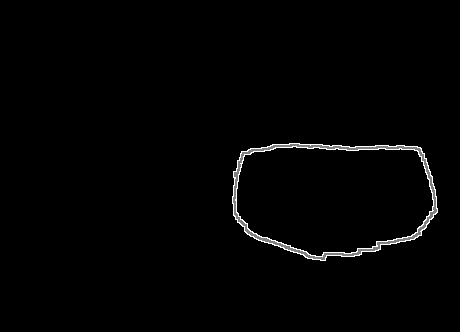
#> input picture make_tamper_dataset_from_coco/for_compare_experiment/t_0325.bmp, 460 x 332 px
$ python -i deal_with_columbia_dataset.py   (imports and definitions only)   (older library calls are emulated)
#> lines starting #> are read from the running program, lines starting #| are printed output that depends on the picture; after the words box and inside, x2 and y2 are one past the last pixel; in counts of white or black regions, pixels touching at a corner belong together
"""
@author:haoran
time:0327
处理Columbia数据集
"""
from PIL import Image
import numpy as np
import matplotlib.pylab as plt
import os,sys,time
from tqdm import tqdm
import skimage
from skimage import morphology
import skimage.morphology as dilation
class Columbia:
    def __init__(self):
        pass
    def deal_with_edge(self,gt_path):
        """
        处理数据集的gt，转化为我们std gt
        图像分为4个区域：鲜红色（255,0,0），鲜绿色（0,255,0），常规红色（200,0,0）和常规绿色（0,200,0）。
        其中：两种绿色为篡改区域
        :return:
        """
#> called with gt_path = 't_0325.bmp'

        gt = Image.open(gt_path)
#> gt is the input picture: PIL image 460x332 RGB; min 0, max 255, mean 3.3
        gt = gt.split()[0]
#> gt: PIL image 460x332 L
        gt = np.array(gt, dtype='uint8')
        # plt.imshow(gt, cmap='gray')
        # plt.show()
        mask = np.where((gt == 0)|(gt <200),255,0)
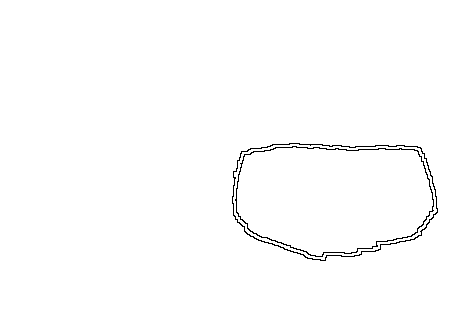
#> mask: shape (332, 460) int64; 99.2% white; black in thin lines or dots, all inside (x1, y1, x2, y2) = (232, 143, 438, 261)
        mask = mask > 0
        mask = morphology.remove_small_objects(mask,min_size=500)
        mask = morphology.remove_small_holes(mask,area_threshold=500)
        mask = np.where(mask==True,1,0)
        dou_gt = self.area2edge(mask)
        # [5 lines of commented-out code are left out]
        return dou_gt
    def area2edge(self, orignal_mask):
        """
        :param orignal_mask: 输入的是 01 mask图
        :return: 255 100 50 mask 图
        """
        # print('We are in mask_to_outeedge function:')
        try:
            mask = orignal_mask
            # print('the shape of mask is :', mask.shape)
            selem = np.ones((3, 3))
            dst_8 = dilation.binary_dilation(mask, selem=selem)
#> dst_8: shape (332, 460) bool; every value is 1
            dst_8 = np.where(dst_8 == True, 1, 0)
#> dst_8: shape (332, 460) int64; every value is 1
            difference_8 = dst_8 - orignal_mask

            difference_8_dilation = dilation.binary_dilation(difference_8, np.ones((3, 3)))
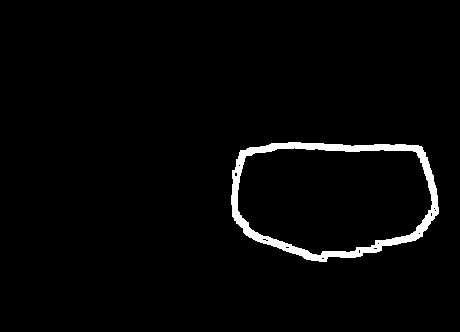
#> difference_8_dilation: shape (332, 460) bool; 2.5% white; 1 white region, box (x1, y1, x2, y2) and area: (231, 142, 439, 262) 3869
            difference_8_dilation = np.where(difference_8_dilation == True, 1, 0)
            double_edge_candidate = difference_8_dilation + mask
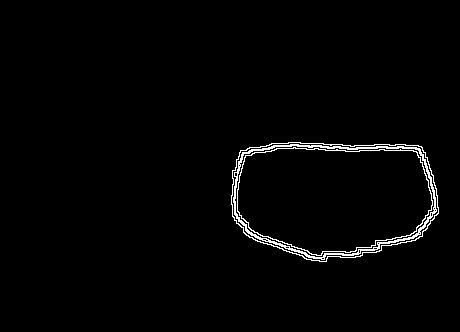
#> double_edge_candidate: shape (332, 460) int64; values 1 (black) and 2 (white), 1.7% white in thin lines or dots, all inside (x1, y1, x2, y2) = (231, 142, 439, 262)
            double_edge = np.where(double_edge_candidate == 2, 1, 0)
            ground_truth = np.where(double_edge == 1, 255, 0) + np.where(difference_8 == 1, 100, 0) + np.where(
                mask == 1, 50, 0)  # 所以内侧边缘就是100的灰度值
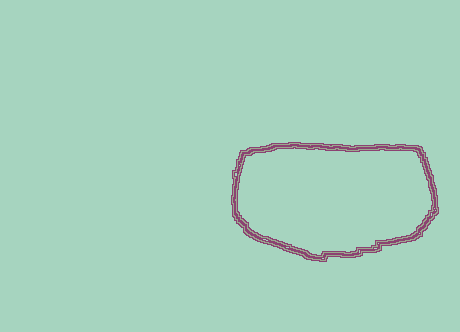
#> ground_truth: shape (332, 460) int64; 3 distinct labels, from 50 to 305; one colour per label, 0 black
            ground_truth = np.where(ground_truth == 305, 255, ground_truth)
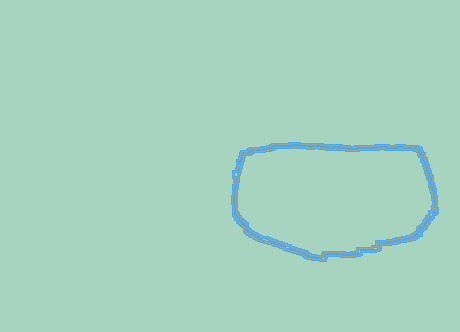
#> ground_truth: shape (332, 460) int64; 3 distinct labels, from 50 to 255; one colour per label, 0 black
            ground_truth = np.array(ground_truth, dtype='uint8')
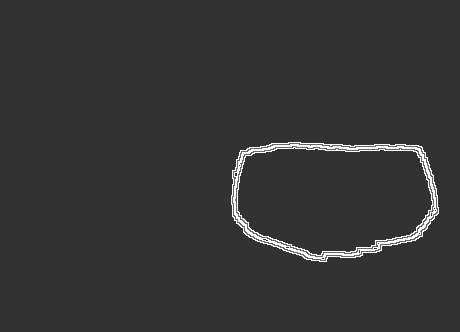
#> ground_truth: shape (332, 460); min 50, max 255, mean 53.9
            return ground_truth

        except Exception as e:
            print(e)

# [16 lines not run here, left out]

>>> result = Columbia().deal_with_edge('t_0325.bmp')
